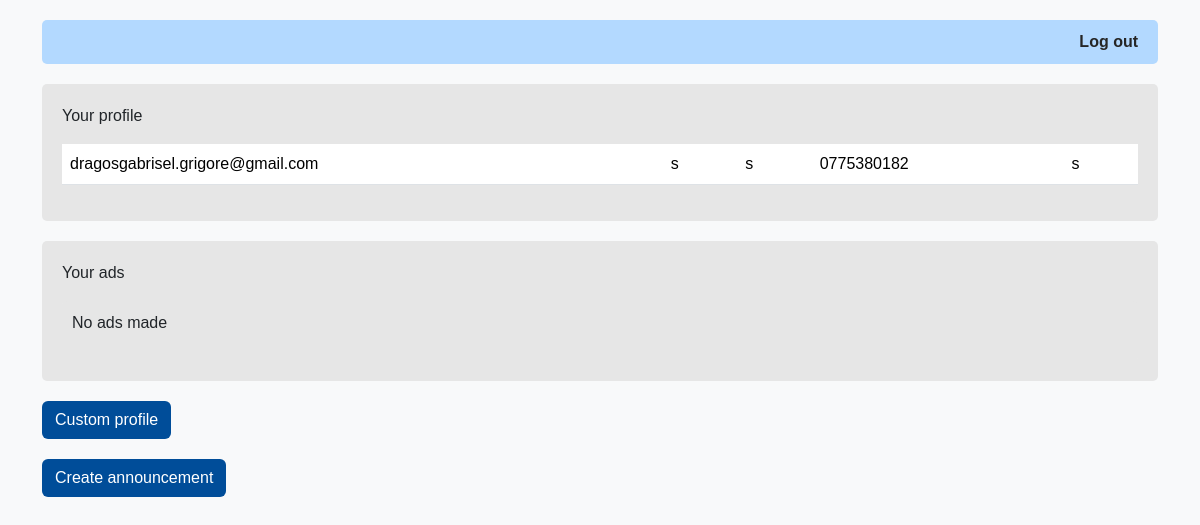
Page /own_company_profile/2/ (signed in) on the committed database.
### jobsite/models.py (models this page shows, shortened)
class Company(models.Model):
    email = models.EmailField(max_length=50, unique=True)
    password = models.CharField(max_length=50)
    type = models.CharField(max_length=50)
    company_name = models.CharField(max_length=50,default='unspecified')
    industry=models.CharField(max_length=50,default='unspecified')
    phone_number = models.CharField(max_length=20, default='unspecified')  # Specify a default value
    description=models.TextField(max_length=2000, default='unspecified')

### jobsite/views.py (the view)
# urls.py: path('own_company_profile/<int:company_id>/', views.own_company_profile, name='own_company_profile'),
def own_company_profile(request,company_id):
    email=request.session['email']
    mydata=Company.objects.filter(email=email)
    ads=Ad.objects.filter(company_id=mydata[0].id)
    context = {
        'mymembers': mydata,
        'ads':ads
    }
    return render(request, 'own_company_profile.html',context=context)

### jobsite/templates/own_company_profile.html (shortened to what this page needs)
  <!DOCTYPE html>
  <html>
  <head>
      {% load bootstrap5 %}
      {% bootstrap_css %}
  </head>
  <body>
    <div class="container">
    <ul class="nav">
      <li class="nav-item">
        <a href="/">Log out</a>
    </li>
  </ul>
</div>
<div class="container">
  <div class="data-container">
    <p>Your profile</p>
      <table class="table">
        {% for x in mymembers %}
        <tr>
          <tr>
            <td>      <li class="nav-item">
              {{ x.email }}    </li>
            </td>
            <td>      <li class="nav-item">
              {{ x.company_name }}    </li>
            </td>
            <td>      <li class="nav-item">
              {{ x.industry }}    </li>
            </td>
            <td>      <li class="nav-item">
              {{ x.phone_number }}    </li>
            </td>
            <td>      <li class="nav-item">
              {{ x.description }}    </li>
            </td>
          </tr>
        </tr>
      {% endfor %}
    </table>
    </div>
  </div>
  <div class="container">
    <div class="data-container">
      <p>Your ads</p>
      {% if ads %}
        <table class="table">
          {% for x in ads %}
          <tr>
            <td>      <li class="nav-item">
              {{ x.company_name }}    </li>
            </td>
            <td>      <li class="nav-item">
              {{ x.industry }}    </li>
            </td>
            <td>      <li class="nav-item">
              {{ x.department }}    </li>
            </td>
            <td>      <li class="nav-item">
              {{ x.job_type }}    </li>
            </td>
            <td>      <li class="nav-item">
              {{ x.study_level }}    </li>
            </td>
            <td>      <li class="nav-item">
              {{ x.career_level }}    </li>
            </td>
            <td>      <li class="nav-item">
              {{ x.phone_number}}    </li>
            </td>
            <td>      <li class="nav-item">
              {{ x.job_title }}    </li>
            </td>
            <td>      <li class="nav-item">
              {{ x.job_description }}    </li>
            </td>
            <td>      <li class="nav-item">
              {{ x.job_location }}    </li>
            </td>
            <td>      <li class="nav-item">
              {{ x.salary}}    </li>
            </td>
            <td>      <li class="nav-item">
              {{ x.posted_date }}    </li>
            </td>
          </tr>
        {% endfor %}
      </table>
        {% else %}
          <div class="empty-container">
            <p>No ads made</p>
          </div>
        {% endif %}
      </div>
    </div>
  <div class="container">
    <a href="{% url 'edit_company_profile' %}" class="btn custom-button">Custom profile</a>
  </div>
  <div class="container">
    <a href="{% url 'new_ad' %}" class="btn custom-button">Create announcement</a>
  </div>
  </body>
  </html>

### jobsite/templates/own_company_profile.html (style rules this page uses)
body { background-color: #f8f9fa; font-family: Arial, sans-serif; }
.container { margin-top: 20px; }
.nav { padding: 10px; background-color: #b3d9ff; border-radius: 5px; display: flex; justify-content: flex-end; }
.nav-item { list-style-type: none; margin-right: 10px; }
.nav-item a { color: #262626; text-decoration: none; font-weight: bold; }
.data-container { background-color: #e6e6e6; padding: 20px; border-radius: 5px; margin-bottom: 20px; }
.empty-container { background-color: #e6e6e6; padding: 10px; border-radius: 5px; }
.custom-button { background-color: #004d99; color: white; }

### rows in the picture
Company: email "dragosgabrisel.grigore@gmail.com", company_name "s", industry "s", phone_number "0775380182", description "s"
